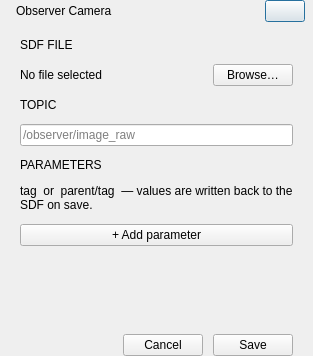
<?xml version="1.0" encoding="UTF-8"?>
<ui version="4.0">
 <class>ObserverConfigDialog</class>
 <widget class="QDialog" name="ObserverConfigDialog">
  <property name="windowTitle"><string>Observer Camera Config</string></property>
  <property name="minimumWidth"><number>480</number></property>
  <property name="minimumHeight"><number>520</number></property>
  <layout class="QVBoxLayout" name="layout_root">
   <property name="spacing"><number>0</number></property>
   <property name="leftMargin"><number>0</number></property>
   <property name="topMargin"><number>0</number></property>
   <property name="rightMargin"><number>0</number></property>
   <property name="bottomMargin"><number>0</number></property>

   <!-- Title bar -->
   <item>
    <widget class="QWidget" name="wt_titlebar">
     <property name="minimumHeight"><number>44</number></property>
     <property name="maximumHeight"><number>44</number></property>
     <layout class="QHBoxLayout" name="layout_title">
      <property name="leftMargin"><number>16</number></property>
      <property name="topMargin"><number>0</number></property>
      <property name="rightMargin"><number>8</number></property>
      <property name="bottomMargin"><number>0</number></property>
      <property name="spacing"><number>8</number></property>
      <item>
       <widget class="QLabel" name="lbl_title">
        <property name="text"><string>Observer Camera</string></property>
       </widget>
      </item>
      <item>
       <spacer>
        <property name="orientation"><enum>Qt::Horizontal</enum></property>
        <property name="sizeHint" stdset="0"><size><width>1</width><height>1</height></size></property>
       </spacer>
      </item>
      <item>
       <widget class="QPushButton" name="btn_close">
        <property name="text"><string></string></property>
        <property name="fixedWidth"><number>32</number></property>
        <property name="fixedHeight"><number>32</number></property>
       </widget>
      </item>
     </layout>
    </widget>
   </item>

   <!-- Body -->
   <item stretch="1">
    <layout class="QVBoxLayout" name="layout_body">
     <property name="spacing"><number>12</number></property>
     <property name="leftMargin"><number>20</number></property>
     <property name="topMargin"><number>16</number></property>
     <property name="rightMargin"><number>20</number></property>
     <property name="bottomMargin"><number>8</number></property>

     <!-- SDF file -->
     <item>
      <widget class="QLabel" name="lbl_section_sdf">
       <property name="text"><string>SDF FILE</string></property>
      </widget>
     </item>
     <item>
      <layout class="QHBoxLayout" name="layout_sdf">
       <property name="spacing"><number>8</number></property>
       <item>
        <widget class="QLabel" name="lbl_sdf_path">
         <property name="text"><string>No file selected</string></property>
        </widget>
       </item>
       <item>
        <spacer>
         <property name="orientation"><enum>Qt::Horizontal</enum></property>
         <property name="sizeHint" stdset="0"><size><width>1</width><height>1</height></size></property>
        </spacer>
       </item>
       <item>
        <widget class="QPushButton" name="btn_browse_sdf">
         <property name="text"><string>Browse…</string></property>
        </widget>
       </item>
      </layout>
     </item>

     <!-- Topic -->
     <item>
      <widget class="QLabel" name="lbl_section_topic">
       <property name="text"><string>TOPIC</string></property>
      </widget>
     </item>
     <item>
      <widget class="QLineEdit" name="inp_topic">
       <property name="placeholderText"><string>/observer/image_raw</string></property>
      </widget>
     </item>

     <!-- Params -->
     <item>
      <widget class="QLabel" name="lbl_section_params">
       <property name="text"><string>PARAMETERS</string></property>
      </widget>
     </item>
     <item>
      <widget class="QLabel" name="lbl_params_hint">
       <property name="text"><string>tag  or  parent/tag  — values are written back to the SDF on save.</string></property>
       <property name="wordWrap"><bool>true</bool></property>
      </widget>
     </item>
     <item>
      <widget class="QPushButton" name="btn_add_param">
       <property name="text"><string>+ Add parameter</string></property>
      </widget>
     </item>
     <item stretch="1">
      <widget class="QScrollArea" name="scroll_params">
       <property name="frameShape"><enum>QFrame::NoFrame</enum></property>
       <property name="horizontalScrollBarPolicy"><enum>Qt::ScrollBarAlwaysOff</enum></property>
       <property name="verticalScrollBarPolicy"><enum>Qt::ScrollBarAsNeeded</enum></property>
       <property name="widgetResizable"><bool>true</bool></property>
       <property name="minimumHeight"><number>60</number></property>
       <widget class="QWidget" name="scroll_params_contents">
        <layout class="QVBoxLayout" name="layout_params">
         <property name="spacing"><number>3</number></property>
         <property name="leftMargin"><number>0</number></property>
         <property name="topMargin"><number>0</number></property>
         <property name="rightMargin"><number>0</number></property>
         <property name="bottomMargin"><number>0</number></property>
        </layout>
       </widget>
      </widget>
     </item>

    </layout>
   </item>

   <!-- Footer -->
   <item>
    <widget class="QWidget" name="wt_footer">
     <property name="minimumHeight"><number>52</number></property>
     <property name="maximumHeight"><number>52</number></property>
     <layout class="QHBoxLayout" name="layout_footer">
      <property name="leftMargin"><number>20</number></property>
      <property name="topMargin"><number>0</number></property>
      <property name="rightMargin"><number>20</number></property>
      <property name="bottomMargin"><number>0</number></property>
      <property name="spacing"><number>10</number></property>
      <item>
       <widget class="QLabel" name="lbl_status">
        <property name="text"><string></string></property>
       </widget>
      </item>
      <item>
       <spacer>
        <property name="orientation"><enum>Qt::Horizontal</enum></property>
        <property name="sizeHint" stdset="0"><size><width>1</width><height>1</height></size></property>
       </spacer>
      </item>
      <item>
       <widget class="QPushButton" name="btn_cancel">
        <property name="text"><string>Cancel</string></property>
        <property name="minimumWidth"><number>80</number></property>
       </widget>
      </item>
      <item>
       <widget class="QPushButton" name="btn_save">
        <property name="text"><string>Save</string></property>
        <property name="minimumWidth"><number>80</number></property>
       </widget>
      </item>
     </layout>
    </widget>
   </item>

  </layout>
 </widget>
 <resources/>
 <connections/>
</ui>
